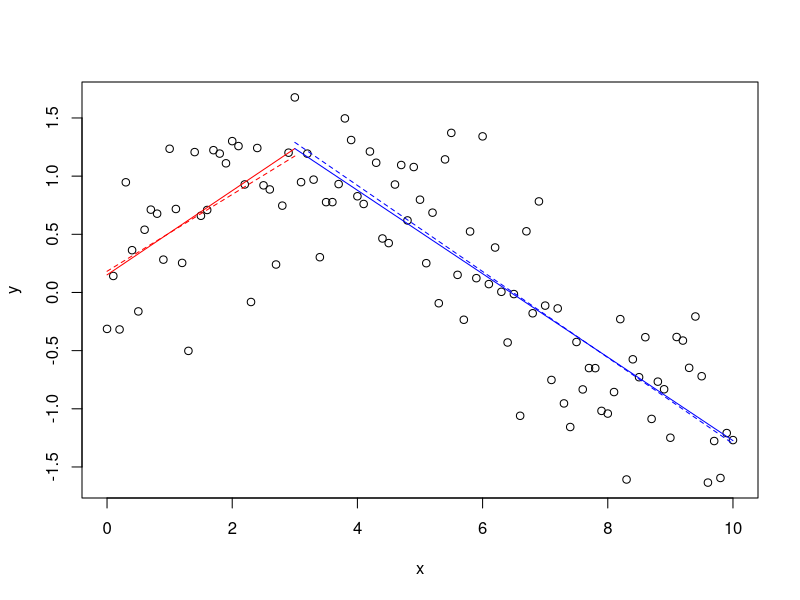
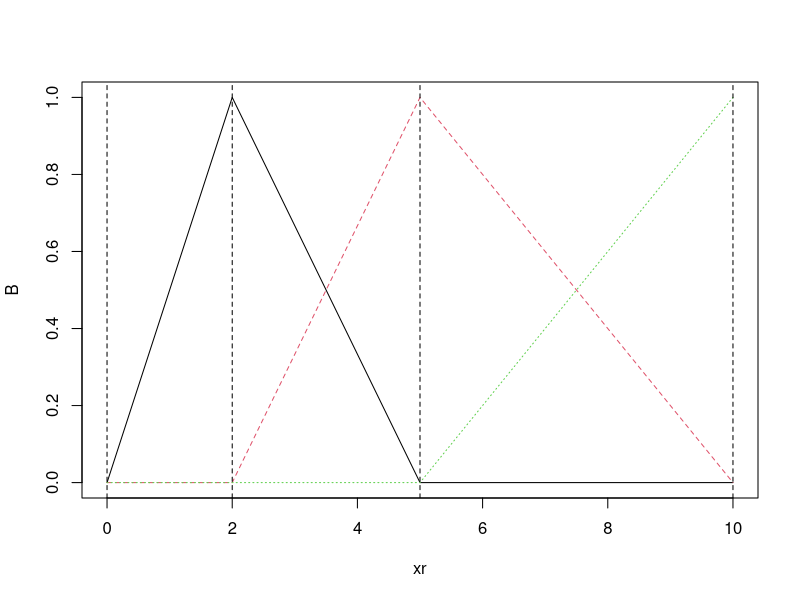
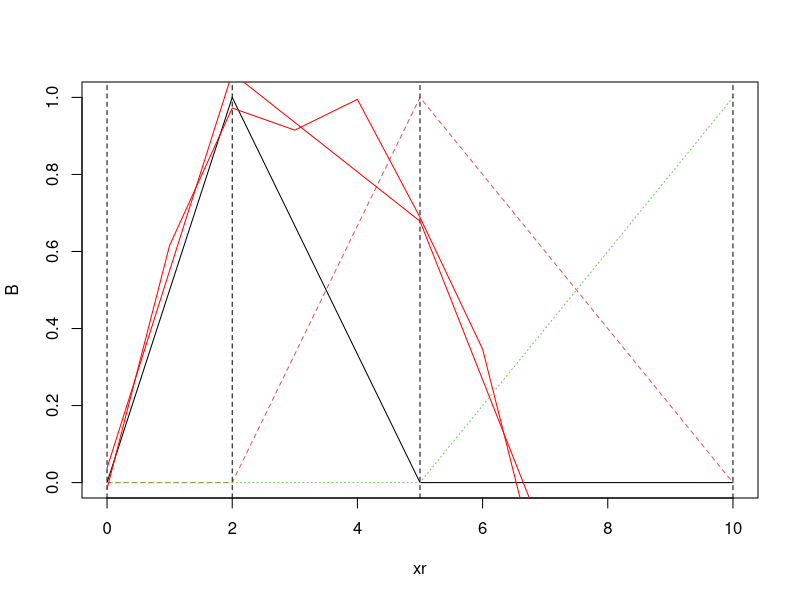
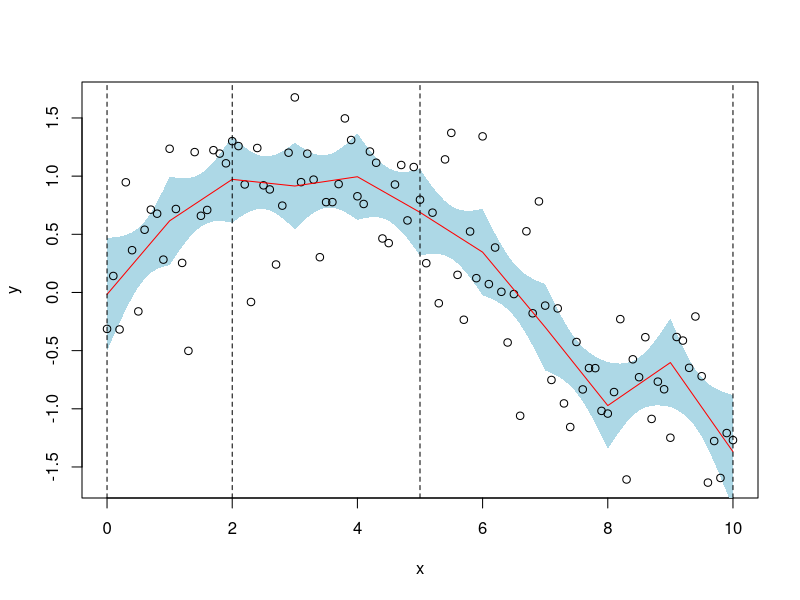
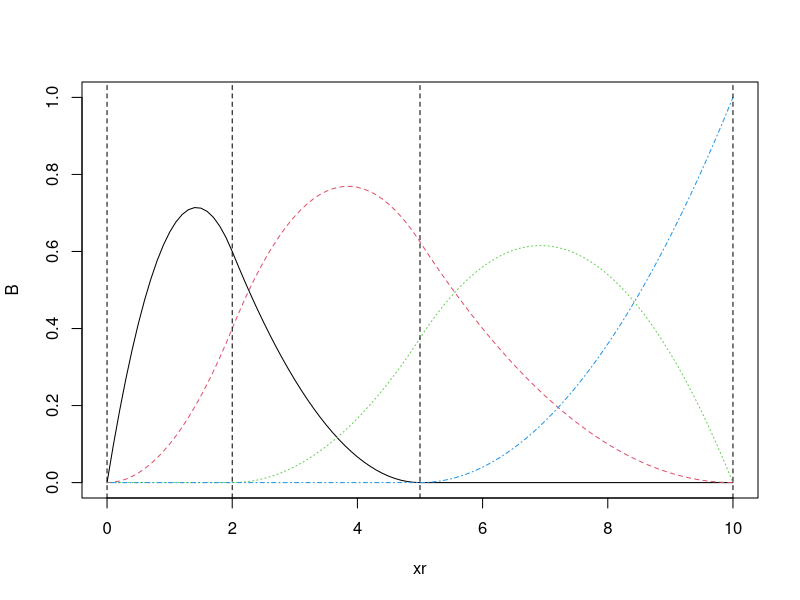
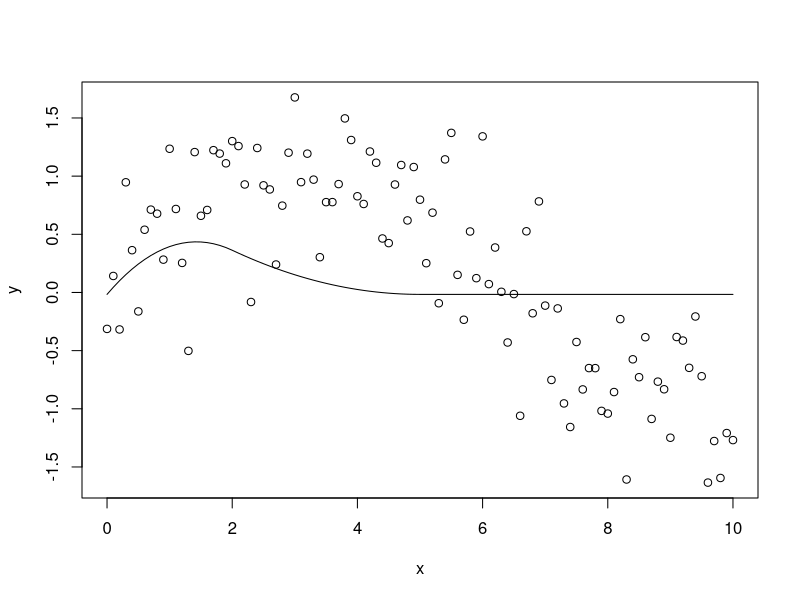
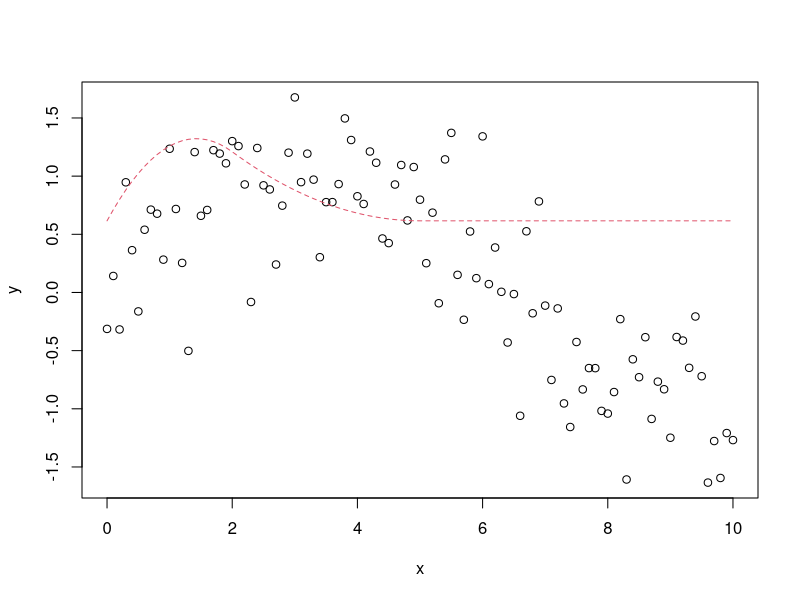
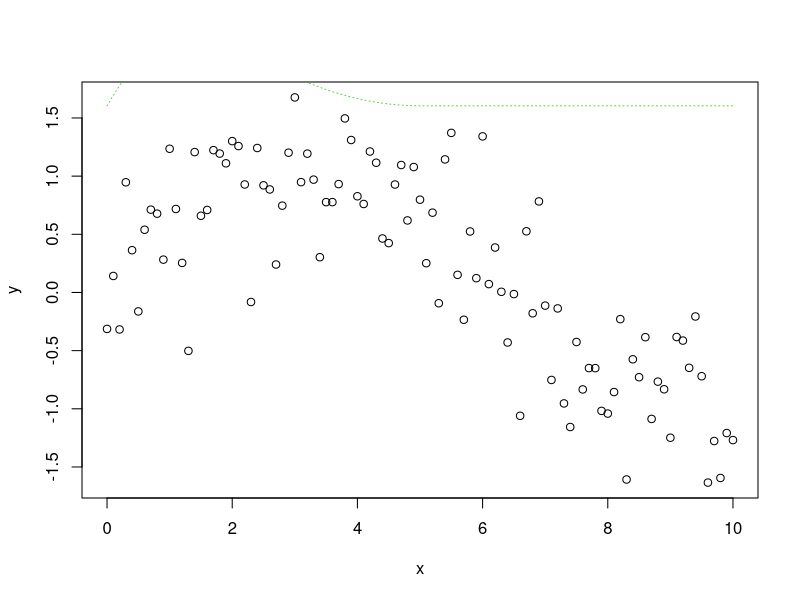

Generate these figures, in order, with R:
# Description : Kernel Smoothing part 2
# Website : http://freakonometrics.hypotheses.org/9184

# Generate Random data
set.seed(1)
n=10
xr = seq(0,n,by=.1)
yr = sin(xr/2)+rnorm(length(xr))/2
db = data.frame(x=xr,y=yr)
plot(db)


attach(db)
library(splines)
B=bs(xr,knots=c(3),Boundary.knots=c(0,10),degre=1)
reg=lm(yr~B)
lines(xr[xr<=3],predict(reg)[xr<=3],col="red")
lines(xr[xr>=3],predict(reg)[xr>=3],col="blue")

reg=lm(yr~xr,subset=xr<=3)
lines(xr[xr<=3],predict(reg)[xr<=3],col="red",lty=2)
reg=lm(yr~xr,subset=xr>=3)
lines(xr[xr>=3],predict(reg),col="blue",lty=2)

reg=lm(yr~bs(xr,knots=c(3),Boundary.knots=c(0,10),degre=1),data=db)

B=bs(xr,knots=c(2,5),Boundary.knots=c(0,10),degre=1)
matplot(xr,B,type="l")
abline(v=c(0,2,5,10),lty=2)

B=bs(xr,knots=c(2,5),Boundary.knots=c(0,10),degre=1)
matplot(xr,B,type="l")
abline(v=c(0,2,5,10),lty=2)

reg=lm(yr~B)
lines(xr,predict(reg),col="red")

B=bs(xr,knots=1:9,Boundary.knots=c(0,10),degre=1)
reg=lm(yr~B)
lines(xr,predict(reg),col="red")

reg=lm(yr~B)
P=predict(reg,interval="confidence")
plot(db,col="white")
polygon(c(xr,rev(xr)),c(P[,2],rev(P[,3])),col="light blue",border=NA)
points(db)
reg=lm(yr~B)
lines(xr,P[,1],col="red")
abline(v=c(0,2,5,10),lty=2)

B=bs(xr,knots=c(2,5),Boundary.knots=c(0,10),degre=2)
matplot(xr,B,type="l")
abline(v=c(0,2,5,10),lty=2)

k=2
plot(db)
B=cbind(1,B)
lines(xr,B[,1:k]%*%coefficients(reg)[1:k],col=k-1,lty=k-1)

k=3
plot(db)
B=cbind(1,B)
lines(xr,B[,1:k]%*%coefficients(reg)[1:k],col=k-1,lty=k-1)

k=4
plot(db)
B=cbind(1,B)
lines(xr,B[,1:k]%*%coefficients(reg)[1:k],col=k-1,lty=k-1)

k=5
plot(db)
B=cbind(1,B)
lines(xr,B[,1:k]%*%coefficients(reg)[1:k],col=k-1,lty=k-1)

reg=lm(yr~B)
P=predict(reg,interval="confidence")
plot(db,col="white")
polygon(c(xr,rev(xr)),c(P[,2],rev(P[,3])),col="light blue",border=NA)
points(db)
reg=lm(yr~B)
lines(xr,P[,1],col="red")
abline(v=c(0,2,5,10),lty=2)
